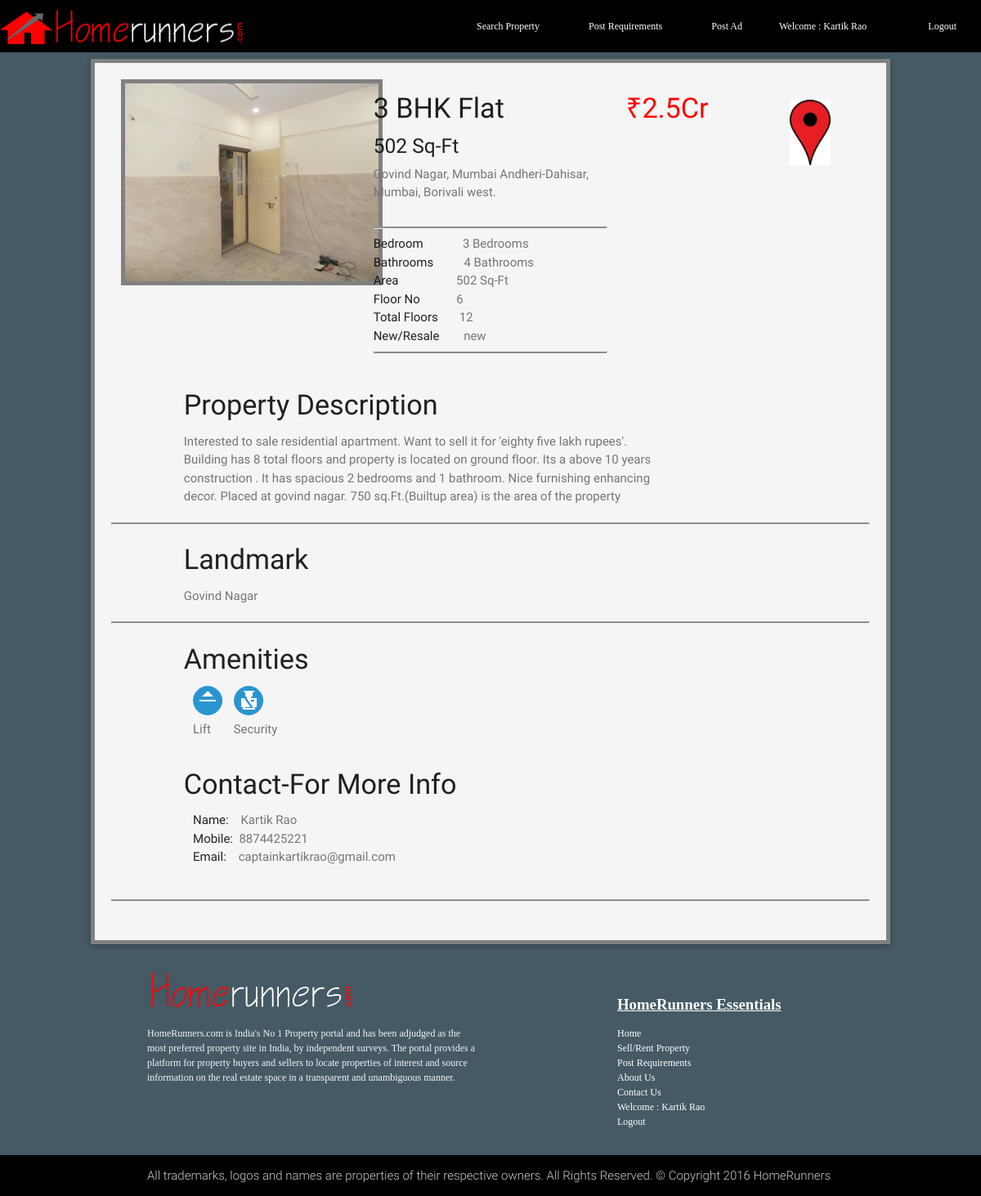
The app's page /singleprop.php (signed in) with its own data.
### tables this page shows
CREATE TABLE `image` (
  `img_id` int(11) NOT NULL,
  `prop_id` int(11) NOT NULL,
  `img_name` text NOT NULL
);

CREATE TABLE `post_add` (
  `id` int(11) NOT NULL,
  `name` text NOT NULL,
  `mobile_number` text NOT NULL,
  `email` text NOT NULL,
  `address` text NOT NULL,
  `street` text NOT NULL,
  `city` text NOT NULL,
  `locality` text NOT NULL,
  `state` text NOT NULL,
  `country` text NOT NULL,
  `zip_code` text NOT NULL,
  `full_address` text NOT NULL,
  `Bedrooms` int(11) NOT NULL,
  `Bathrooms` int(11) NOT NULL,
  `floor_no` int(11) NOT NULL,
  `total_floors` int(11) NOT NULL,
  `area` int(11) NOT NULL,
  `prop_type` text NOT NULL,
  `crore` int(11) NOT NULL,
  `lacs` int(11) NOT NULL,
  `total_budget` bigint(20) NOT NULL,
  `fixed_negotiable` text NOT NULL,
  `amenities` text NOT NULL,
  `description` text NOT NULL,
  `landmark` text NOT NULL
);

### singleprop1.php (called while the page is built, shortened)
<?php
        include "php/script/config.php";
$id = $_GET['id'];
$singlePropQry = "SELECT * from `post_add` WHERE `id` = '".$id."' ";
if(!$singlePropCheck = mysqli_query($con,$singlePropQry)){
            echo "".mysqli_error($con);
            mysqli_close($con);
            die("");
        }
        $getSingleProp = mysqli_fetch_assoc($singlePropCheck);
?>

### singleprop.php (the view, shortened to what this page needs)
<?php
include "singleprop1.php";
$prop_id = $_GET['id'];
include "php/script/config.php";
$imgQry = "SELECT * FROM image WHERE prop_id='".$prop_id."'";
if(!$imgCheckQry = mysqli_query($con,$imgQry)){
    echo "".mysqli_error($con);
    mysqli_close($con);
    die("");
}
$getImg = mysqli_fetch_assoc($imgCheckQry);
include "php/script/config.php";
$ameQry = "SELECT `amenities` from `post_add` WHERE `id` = '".$id."'";
if(!$ameCheckQry = mysqli_query($con,$ameQry)){
    echo "".mysqli_error($con);
    mysqli_close($con);
    die("");
}
$getAme = mysqli_fetch_assoc($ameCheckQry);
$amenitiesName = explode(",",$getAme['amenities']);
 $ameRow = count($amenitiesName)-1;
?>
<!DOCTYPE html>
<html>
<head>
    <link href="css/googlefonts.css" rel="stylesheet">
    <link type="text/css" rel="stylesheet" href="css/materialize.min.css"  media="screen,projection"/>
 </head>
<body>
    <?php include  "navbar3.php"; ?>
                <?php do {
    $imgName = $getImg['img_name'];
$target='uploads/'.$imgName.'.jpeg';
?>
<?php  } while($getImg = mysqli_fetch_assoc($imgCheckQry)) ?>
    <div class="row" style="margin-bottom: 0px;
">
        <div class="col s10 offset-s1 ">
           <div class="card  grey lighten-4 ">
           <div class="outline">
                <div class="card-content ">
                    <div class="row">
                        <div class="col s4">
                            <a class=" modal-trigger" href="#modal3">
                                <div class="blur pic">
                                    <img src="<?php echo $target;?>" alt="<?php echo $imgName?>" height="252" width="320" style="border:5px solid grey;">
                                </div>
                            </a>
                        </div>
                        <div class="col s4 ">
                            <p><h4><?php echo $getSingleProp['Bedrooms']." BHK Flat"; ?></h4></p>
                            <p><h5><?php echo $getSingleProp['area']." Sq-Ft"; ?></h5></p>
                            <p><span class="font1"><?php echo $getSingleProp['address']; ?></span></p><br>
                            <hr style="background-color: grey; height: 1px; ">
                            <p>Bedroom &nbsp&nbsp&nbsp&nbsp&nbsp&nbsp&nbsp&nbsp&nbsp&nbsp&nbsp <span class="font1"><?php
                            if($getSingleProp['Bedrooms']==1){
                             echo $getSingleProp['Bedrooms']." Bedroom";
                            }else
                            {
                                    echo $getSingleProp['Bedrooms']." Bedrooms";}?></span>  </p>
                            <p>Bathrooms &nbsp&nbsp&nbsp&nbsp&nbsp&nbsp&nbsp&nbsp&nbsp<span class="font1"><?php  if($getSingleProp['Bedrooms']==1){
                             echo $getSingleProp['Bathrooms']." Bedroom";
                            }else
                            {
                                    echo $getSingleProp['Bathrooms']." Bathrooms";}?></span>   </p>
                            <p>Area &nbsp&nbsp&nbsp&nbsp&nbsp&nbsp&nbsp&nbsp&nbsp&nbsp&nbsp&nbsp&nbsp&nbsp&nbsp&nbsp&nbsp <span class="font1"><?php echo $getSingleProp['area']." Sq-Ft"; ?></span>  </p>
                            <p>Floor No &nbsp&nbsp&nbsp&nbsp&nbsp&nbsp&nbsp&nbsp&nbsp&nbsp&nbsp<span class="font1"><?php echo $getSingleProp['floor_no']; ?></span>  </p>
                            <p>Total Floors &nbsp&nbsp&nbsp&nbsp&nbsp <span class="font1"><?php echo $getSingleProp['total_floors']; ?></span>  </p>
                            <p>New/Resale &nbsp&nbsp&nbsp&nbsp&nbsp&nbsp <span class="font1"><?php echo $getSingleProp['prop_type']; ?> </span> </p>
                            <hr style="background-color: grey; height: 1px; ">
                        </div>
                        <div class="col s2">
                            <p><h4 style="color:red;"> &#8377;<?php echo $getSingleProp['crore'].".".$getSingleProp['lacs']; ?>Cr</h4></p>
                        </div>
                          <div class="col s2">
                          <a href="gmap1.php?address=<?="".$getSingleProp['full_address'];?>"  style="color:red;"><div class="arrow bounce">
                            </div></a>
                        </div>
                    </div>
                    <div class="row">
                        <div class="col s8 offset-s1">
                            <h4>Property Description</h4>
                            <p><span class="font1"><?php echo $getSingleProp['description']; ?></span></p>
                        </div>
                    </div>
                    <hr style="background-color: grey; height: 1px; ">
                     <div class="row">
                        <div class="col s8 offset-s1">
                            <h4>Landmark</h4>
                            <p><span class="font1"><?php echo $getSingleProp['landmark']; ?></span></p>
                        </div>
                    </div>
                    <hr style="background-color: grey; height: 1px; ">
                    <div class="row">
                        <div class="col s8 offset-s1">
                            <h4>Amenities</h4>
                            <div class="row">
                            <?php
                            do {
                                    $target='images/'.$amenitiesName[$ameRow].'.gif';
                            ?>
                                <div class="col s1 ">
                                    <p><img src="<?php echo $target;?>"></p>
                                    <p><span class="font1"><?php echo $amenitiesName[$ameRow]; ?></span></p>
                                </div><?php  $ameRow--; } while(0 <= $ameRow) ?>
                        </div>
                    </div>
                    <div class="row">
                        <div class="col s8 offset-s1">
                            <h4>Contact-For More Info</h4>
                            <div class="row">
                                <div class="col s4">
                                    <p>Name:&nbsp&nbsp&nbsp&nbsp<span class="font1"><?php echo $getSingleProp['name']; ?></span></p>
                                    <p>Mobile:&nbsp&nbsp<span class="font1"><?php echo $getSingleProp['mobile_number']; ?></span></p>
                                    <p>Email:&nbsp&nbsp&nbsp&nbsp<span class="font1"><?php echo $getSingleProp['email']; ?></span></p>
                                </div>
                            </div>
                        </div>
                    </div>
                      <hr style="background-color: grey; height: 1px; ">
                </div>
            </div>
        </div>
    </div>
    </div>
    <?php include  "php/pages/footer.php"; ?>
</body>

### singleprop.php (style rules this page uses)
.font1 { color:#757575; }
.blur img { -webkit-transition: all 1s ease; -moz-transition: all 1s ease; -o-transition: all 1s ease; -ms-transition: all 1s ease; transition: all 1s ease; }
.outline { border: 5px solid grey; }
body { background: black; }
.arrow { position: relative; bottom: -25px; left: 50%; margin-left: -20px; width: 50px; height: 80px; background-image: url(images/map.jpg); background-size: 50px 80px; }
.bounce { -moz-animation: bounce 2s infinite; -webkit-animation: bounce 2s infinite; animation: bounce 2s infinite; }

### php/pages/footer.php (style rules this page uses)
a:link { color:white; }

### records on screen
image: img_name (picture)
post_add: Bedrooms "3", area "502", address "Govind Nagar, Mumbai Andheri-Dahisar, Mumbai, Borivali west.", Bathrooms "4", floor_no "6", total_floors "12", prop_type "new", crore "2", lacs "5", description "Interested to sale residential apartment. Want to sell it for 'eighty five lakh rupees'. Building has 8 total floors and property is located on ground floor. Its a above 10 years construction . It has spacious 2 bedrooms and 1 bathroom. Nice furnishing enhancing decor. Placed at govind nagar. 750 sq.Ft.(Builtup area) is the area of the property", landmark "Govind Nagar", name "Kartik Rao", mobile_number "8874425221", email "captainkartikrao@gmail.com"

### other values on screen
$_SESSION['username'] "Kartik Rao"
$amenitiesName[$ameRow] "Lift"
$amenitiesName[$ameRow] "Security"
